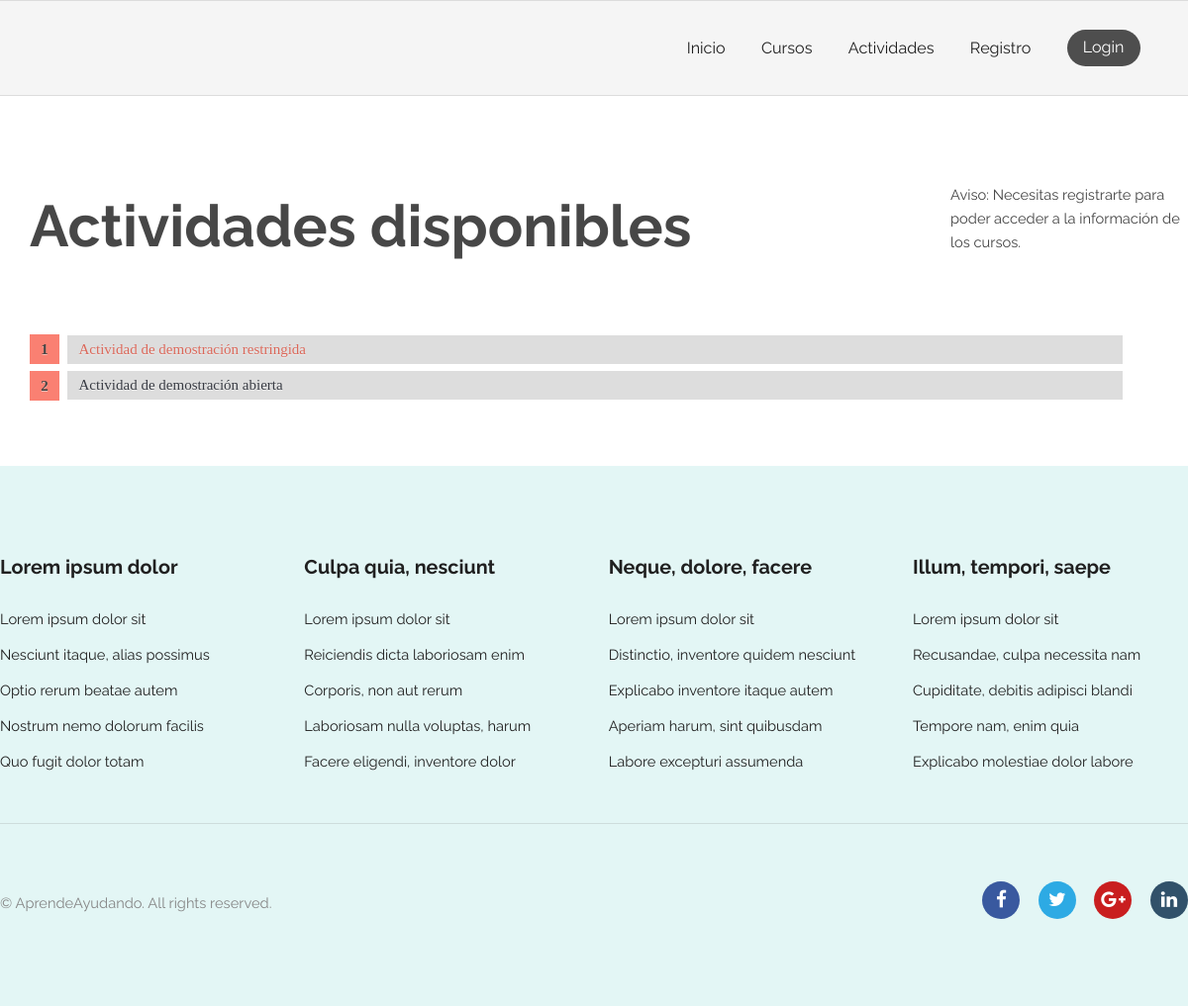
The page /activity/ on the database as committed earlier.
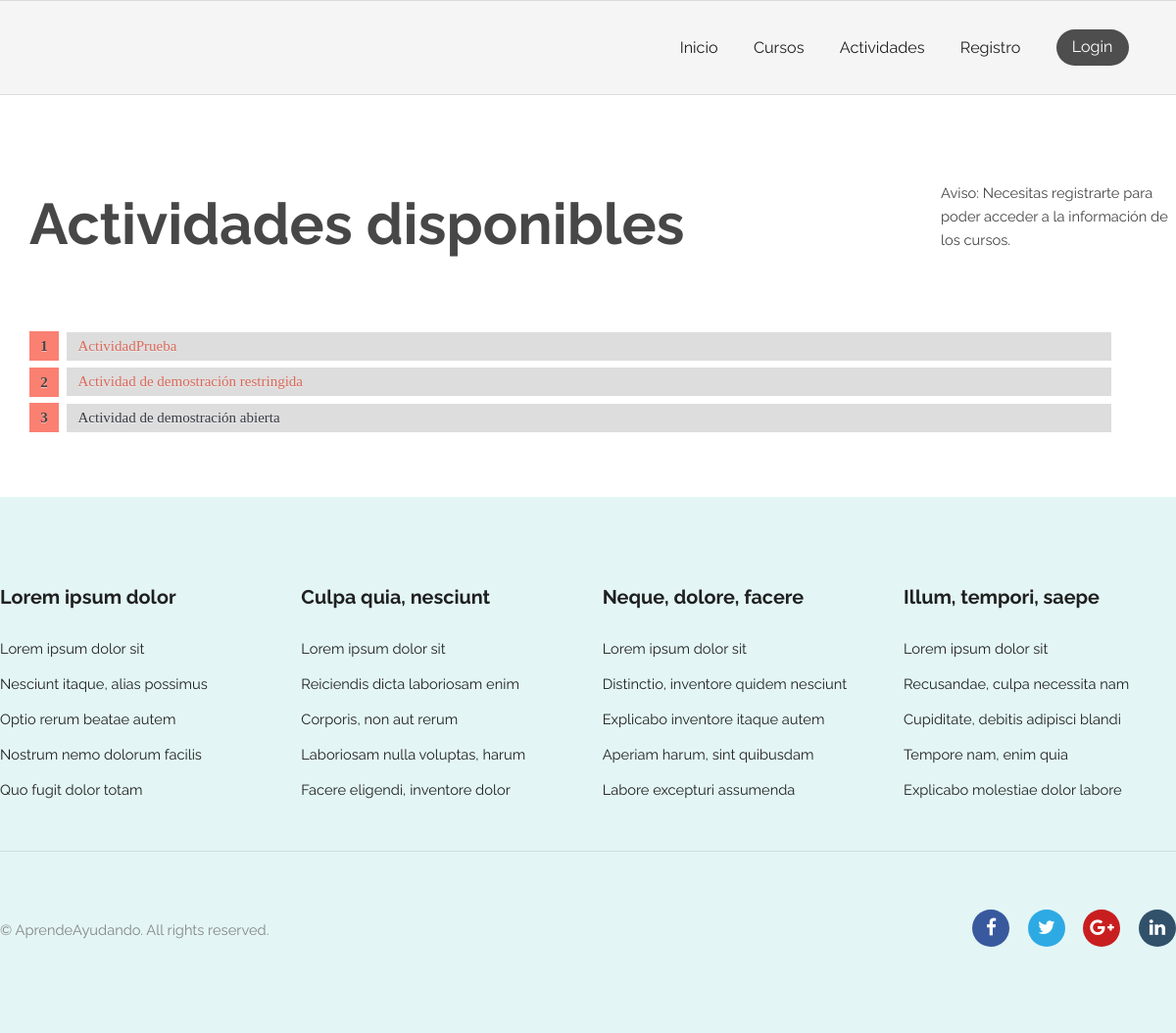
The same page on the database as committed later.
### activity/models.py (models this page shows, shortened)
class Activity(models.Model):
    title = models.CharField(max_length=200)
    pub_date = models.DateTimeField(verbose_name="date published", auto_now_add=True)
    enrolled_users = models.ManyToManyField(get_user_model(), related_name="activities", blank=True)
    entity = models.ForeignKey(get_user_model(), null=True, on_delete=models.CASCADE, limit_choices_to={'groups__name':'EntidadPublicoPrivada'})
    restricted_entry = models.BooleanField(null=True) #Aun falta añadir esta funcionalidad(recordad hacer el makemigrations->migrate si lo implementais)
    description = models.CharField(max_length=1000)
    class Meta:
        verbose_name = "Actividad"
        verbose_name_plural = "Actividades"

### activity/views.py (the view)
# urls.py: path('', views.index, name='index'), # /activity/
def index(request):
    activityList = Activity.objects.order_by('-pub_date')[:5]
    id_activities_list_inscripted = []
    for activity in activityList:
        if request.user in activity.enrolled_users.all() or request.user==activity.entity:
            id_activities_list_inscripted.extend([activity.id])
    is_entity = False
    if request.user.has_perm('activity.add_activity'):
        is_entity = True
    context = {
        'activityList': activityList,
        'activities_list_inscripted': id_activities_list_inscripted,
        'is_entity': is_entity
    }
    return render(request, 'activity/index.html', context)

### AprendeAyudando/templatetags/auth_extras.py (called while the page is built)
@register.filter(name='has_group')
def has_group(user, group_name):
    try:
        group = Group.objects.get(name=group_name)
        return True if group in user.groups.all() else False
    except Group.DoesNotExist:
        return False

@register.filter(name='is_guest')
def is_guest(user):
    return not user.is_authenticated

@register.filter(name='is_owner')
def is_owner(user, request_user):
    return True if user==request_user else False

### AprendeAyudando/templates/activity/index.html (shortened to what this page needs)
{% extends "registration/base.html" %}
{% block content %}
<section class="wrapper login">
    {% load static %}
    {% load auth_extras %}
    <link rel="stylesheet" type="text/css" href="{% static 'activity/style.css' %}">
    <div class="container 100% listaActividades">
        <div class="activityElement">
            <div class="activityElementLeft">
                {% if filtered_by_enrolled %}
                    <h2 class="activityTitle">Tus actividades</h2>
                {% else %}
                    <h2 class="activityTitle">Actividades disponibles</h2>
                {% endif %}
            </div>
            <div class="activityElementRight">
                {% if is_entity %}
                    <a style="margin-top: 25px;" href="{% url 'activity:create' %}" class="button pink">Añadir actividad</a>
                {% elif user|has_group:"Profesor" %}
                    <p>Aviso: Necesitas ser Estudiante para poder acceder a la información de las actividades restringidas.</p>
                {% elif user|is_guest %}
                    <p>Aviso: Necesitas registrarte para poder acceder a la información de los cursos.</p>
                {% endif %}
            </div>
            <div class="activityElementContent">
                {% if activityList %}
                <ol id="prettyList" style="width:92%;">
                    {% for activity in activityList %}
                        {% if user|is_owner:activity.entity or user|has_group:"Estudiante" or user.is_superuser or not activity.restricted_entry %}
                            <li id="prettyListItem"><a href="{% url 'activity:join' activity.id %}">{{ activity.title }}</a></li>
                        {% else %}
                            <li id="prettyListItem"><span style="color:#db685a;">{{ activity.title }}</span></li>
                        {% endif %}
                    {% endfor %}
                </ol>
                {% else %}
                    <p>Lo sentimos, no hay actividades disponibles.</p>
                {% endif %}
            </div>
        </div>
    </div>
</section>
{% endblock %}

### AprendeAyudando/templates/registration/base.html (shortened to what this page needs)
{% load static %}
<!DOCTYPE html>
<html>
  <head>
    <link rel="stylesheet" type="text/css" href="{% static 'general/css/skel.css' %}" />
	<link rel="stylesheet" type="text/css" href="{% static 'general/css/style.css' %}" />
	<link rel="stylesheet" type="text/css" href="{% static 'general/css/style-xlarge.css' %}"/>
	<link rel="stylesheet" href="https://cdnjs.cloudflare.com/ajax/libs/font-awesome/4.7.0/css/font-awesome.min.css">
  </head>
  <body class="landing">
			<header id="header">
				<nav id="nav">
					<div class="right">
						<ul>
							<li><a href="/">Inicio</a></li>
							<li><a href="/courses">Cursos</a></li>
							<li><a href="/activity">Actividades</a></li>
							{% if not user.is_authenticated %}
								<li><a href="/register" >Registro</a></li>
								<li><a href="/accounts/login" class="button special" >Login</a></li>
							{% else %}
								<li><a href="/account" >Mi perfil</a></li>
								<li><a href="{% url 'logout' %}" class="button special" >Cerrar sesion</a></li>
							{% endif %}
						</ul>
					</div>
				</nav>
            </header>
            {% block content %}
            {% endblock %}
			<footer id="footer">
				<div class="container">
					<section class="links">
						<div class="row">
							<section class="3u 6u(medium) 12u$(small)">
								<h3>Lorem ipsum dolor</h3>
								<ul class="unstyled">
									<li><a href="#">Lorem ipsum dolor sit</a></li>
									<li><a href="#">Nesciunt itaque, alias possimus</a></li>
									<li><a href="#">Optio rerum beatae autem</a></li>
									<li><a href="#">Nostrum nemo dolorum facilis</a></li>
									<li><a href="#">Quo fugit dolor totam</a></li>
								</ul>
							</section>
							<section class="3u 6u$(medium) 12u$(small)">
								<h3>Culpa quia, nesciunt</h3>
								<ul class="unstyled">
									<li><a href="#">Lorem ipsum dolor sit</a></li>
									<li><a href="#">Reiciendis dicta laboriosam enim</a></li>
									<li><a href="#">Corporis, non aut rerum</a></li>
									<li><a href="#">Laboriosam nulla voluptas, harum</a></li>
									<li><a href="#">Facere eligendi, inventore dolor</a></li>
								</ul>
							</section>
							<section class="3u 6u(medium) 12u$(small)">
								<h3>Neque, dolore, facere</h3>
								<ul class="unstyled">
									<li><a href="#">Lorem ipsum dolor sit</a></li>
									<li><a href="#">Distinctio, inventore quidem nesciunt</a></li>
									<li><a href="#">Explicabo inventore itaque autem</a></li>
									<li><a href="#">Aperiam harum, sint quibusdam</a></li>
									<li><a href="#">Labore excepturi assumenda</a></li>
								</ul>
							</section>
							<section class="3u$ 6u$(medium) 12u$(small)">
								<h3>Illum, tempori, saepe</h3>
								<ul class="unstyled">
									<li><a href="#">Lorem ipsum dolor sit</a></li>
									<li><a href="#">Recusandae, culpa necessita nam</a></li>
									<li><a href="#">Cupiditate, debitis adipisci blandi</a></li>
									<li><a href="#">Tempore nam, enim quia</a></li>
									<li><a href="#">Explicabo molestiae dolor labore</a></li>
								</ul>
							</section>
						</div>
					</section>
					<div class="row">
						<div class="8u 12u$(medium)">
							<ul class="copyright">
								<li>&copy; AprendeAyudando. All rights reserved.</li>
							</ul>
						</div>
						<div class="4u$ 12u$(medium)">
							<ul class="icons">
								<li>
									<a class="icon rounded fa-facebook"><span class="label">Facebook</span></a>
								</li>
								<li>
									<a class="icon rounded fa-twitter"><span class="label">Twitter</span></a>
								</li>
								<li>
									<a class="icon rounded fa-google-plus"><span class="label">Google+</span></a>
								</li>
								<li>
									<a class="icon rounded fa-linkedin"><span class="label">LinkedIn</span></a>
								</li>
							</ul>
						</div>
					</div>
				</div>
			</footer>
	</body>
</html>

### AprendeAyudando/static/general/css/skel.css (style rules this page uses)
html,body,div,span,applet,object,iframe,h1,h2,h3,h4,h5,h6,p,blockquote,pre,a,abbr,acronym,address,big,cite,code,del,dfn,em,img,ins,kbd,q,s,samp,small,strike,strong,sub,sup,tt,var,b,u,i,center,dl,dt,dd,ol,ul,li,fieldset,form,label,legend,table,caption,tbody,tfoot,thead,tr,th,td,article,aside,canvas,details,embed,figure,figcaption,footer,header,hgroup,menu,nav,output,ruby,section,summary,time,mark,audio,video { margin:0;padding:0;border:0;font-size:100%;font:inherit;vertical-align:baseline; }
article,aside,details,figcaption,figure,footer,header,hgroup,menu,nav,section { display:block; }
body { line-height:1; }
ol,ul { list-style:none; }
body { -webkit-text-size-adjust:none }
*, *:before, *:after { -moz-box-sizing: border-box; -webkit-box-sizing: border-box; box-sizing: border-box; }
.container { margin-left: auto; margin-right: auto; width: 1200px; }
.row { border-bottom: solid 1px transparent; }
.row > * { float: left; }
.row:after, .row:before { content: ''; display: block; clear: both; height: 0; }
.row > * { padding: 0 0 0 2em; }
.row { margin: 0 0 -1px -2em; }
.\38 u, .\38 u\24 { width: 66.6666666667%; clear: none; margin-left: 0; }
.\34 u, .\34 u\24 { width: 33.3333333333%; clear: none; margin-left: 0; }
.\33 u, .\33 u\24 { width: 25%; clear: none; margin-left: 0; }

### AprendeAyudando/static/general/css/style-xlarge.css (style rules this page uses)
body, input, select, textarea { font-size: 11pt; }

### AprendeAyudando/static/activity/style.css (style rules this page uses)
.activityTitle { font-size: xx-large; padding-left: 30px; }
.activityElement { display: grid; grid-template-columns: 4fr 1fr; grid-template-rows: repeat(1, 1fr); grid-column-gap: 0px; grid-row-gap: 0px; grid-auto-rows: auto; }
.activityElementLeft { grid-area: 1 / 1 / 2 / 2; }
.activityElementRight { grid-area: 1 / 2 / 2 / 3; }
.activityElementContent { grid-area: 2 / 1 / 3 / 3; }
.listaActividades ol { counter-reset: li; list-style: none; *list-style: decimal; font: 15px 'trebuchet MS', 'lucida sans'; padding: 0; margin-bottom: 4em; text-shadow: 0 1px 0 rgba(255,255,255,.5); }
.listaActividades ol { margin: 0 0 0 2em; }
.listaActividades li { position: relative; display: block; padding: .4em .4em .4em .8em; *padding: .4em; margin: .5em 0 .5em 2.5em; background: #ddd; color: #444; text-decoration: none; transition: all .3s ease-out; }
.listaActividades li:before { content: counter(li); counter-increment: li; position: absolute; left: -2.5em; top: 50%; margin-top: -1em; background: #fa8072; height: 2em; width: 2em; line-height: 2em; text-align: center; font-weight: bold; }
.listaActividades li:after { position: absolute; content: ''; border: .5em solid transparent; left: -1em; top: 50%; margin-top: -.5em; transition: all .3s ease-out; }

Rows that differ between the two databases and show on the page:
added Activity: title "ActividadPrueba"
